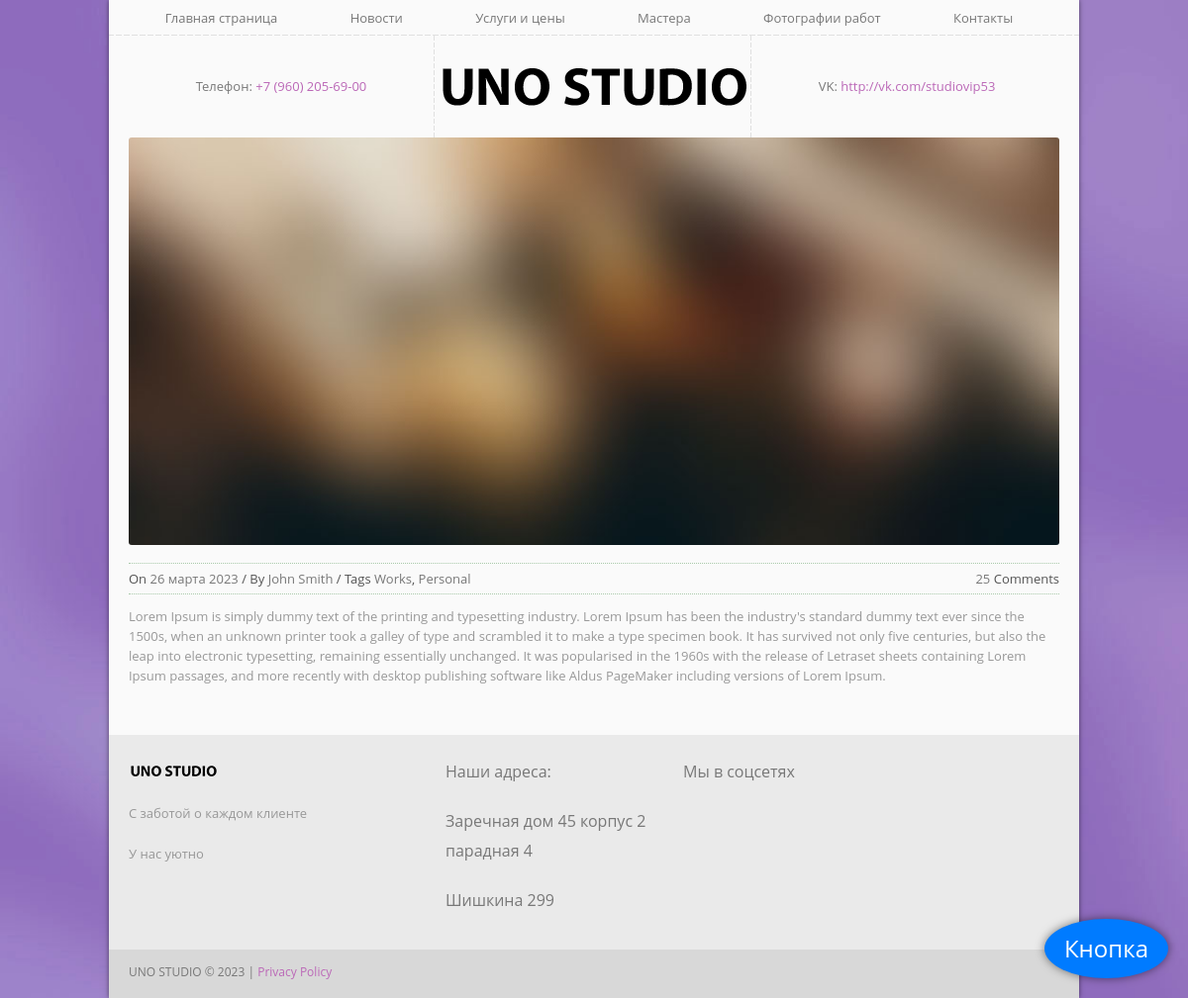
The page /news/1/ on the database its author committed.
### news/models.py (models this page shows, shortened)
class News(models.Model):
    title = models.CharField(max_length=100)
    image = models.ImageField(upload_to='news/images/')
    description = models.TextField()
    date = models.DateField(auto_now_add=True)

### news/views.py (the view)
# urls.py: path('news/<int:news_id>/', views.detail, name='detail'),
def detail(request, news_id):
    single_news = get_object_or_404(News, pk=news_id)
    return render(request, 'news/news_page.html', {"news": single_news})

### news/templates/news/news_page.html (shortened to what this page needs)
{% extends 'discount/base.html' %}
{% load static %}
{% block content %}
<div class="post">
  <img src="{{ news.image.url }}" alt="" />
  <div class="post_info">
        <div class="fleft">On <span>{{ news.date|date:'j E Y' }}</span> / By <a href="#">John Smith</a> / Tags <a href="#">Works</a>, <a href="#">Personal</a></div>
        <div class="fright"><a href="#">25</a> Comments</div>
  </div>
    <p>{{ news.description }}</p>
</div>
{% endblock %}

### discount/static/css/theme.css (style rules this page uses)
a, input, select, textarea { outline:none !important; -webkit-appearance: none; -webkit-border-radius: 0; }
a { color:#bb68b7; transition: all 0.2s ease-in-out; -webkit-transition: all 0.2s ease-in-out; }
body { overflow-x:hidden; position:relative; margin: 0; padding:0; font-family: 'Open Sans', sans-serif; font-weight:400; font-size: 13px; line-height: 20px; color: #989898; background-attachment: fixed; background-image: url(../image/bg.jpg); background-position: 0 0 !important; background-size:cover; background-repeat: no-repeat; }
.fleft { float:left; }
.fright { float:right; }
img { outline:0; vertical-align:top; }
.post { padding-bottom:40px; }
.post img { margin-bottom:18px; max-width:100%; }
.post_info { padding:5px 0; border-bottom:1px #aacaab dotted; border-top:1px #aacaab dotted; margin-bottom:12px; color:#555; }
.post_info a { color:#787878; }
.post_info span { color:#787878; }
.post img { border-radius:3px; }

### rows shown on the page
News: image (picture), date "26 марта 2023", description "Lorem Ipsum is simply dummy text of the printing and typesetting industry. Lorem Ipsum has been the industry's standard dummy text ever since the 1500s, when an unknown printer took a galley of type and scrambled it to make a type specimen book. It has survived not only five centuries, but also the leap into electronic typesetting, remaining essentially unchanged. It was popularised in the 1960s with the release of Letraset sheets containing Lorem Ipsum passages, and more recently with desktop publishing software like Aldus PageMaker including versions of Lorem Ipsum."
